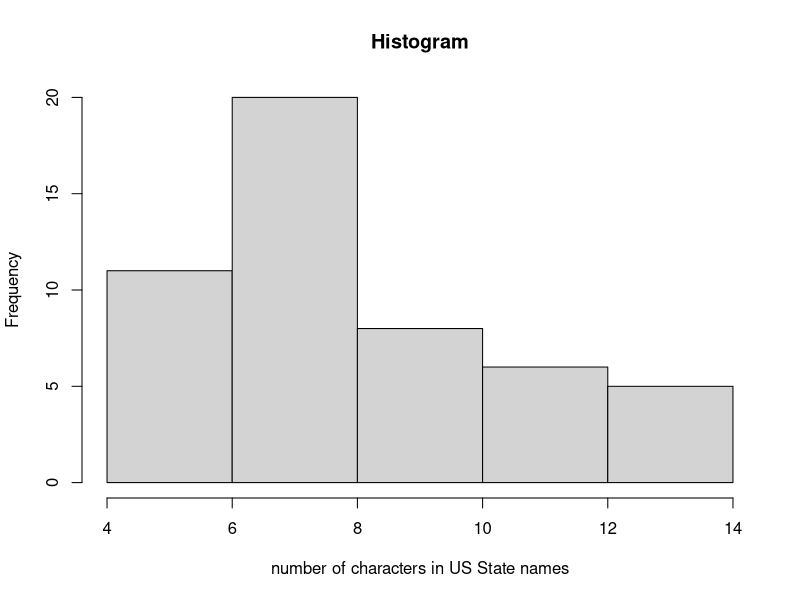
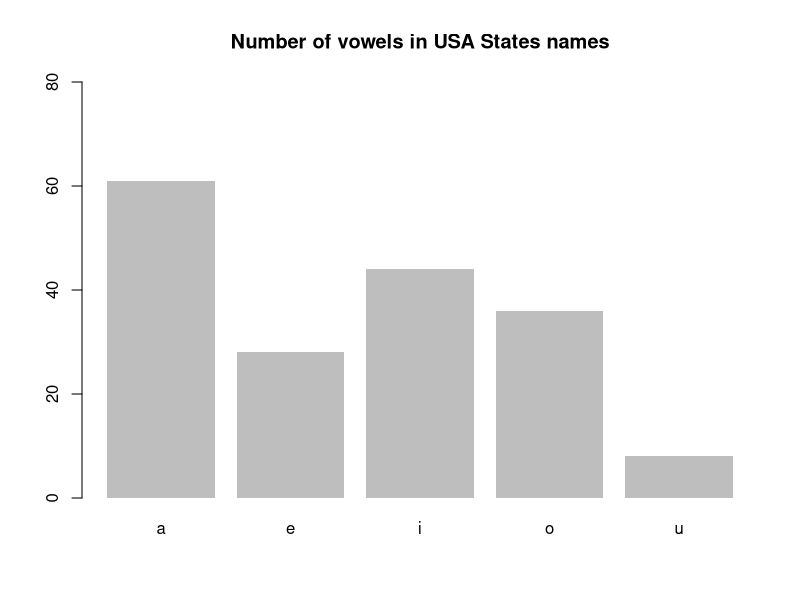

Write R code to recreate these figures, in order.
#text and string manipulation exercises
USArrests
head(USArrests)

#Abbreviating names of the states
states = rownames(USArrests)

#use substring
substr(x = states, start = 1, stop = 4)

#use abbreviate
states2 <- abbreviate(states)

#remove vector names and try w/ states2
names(states2) = NULL
states2
abbreviate(states, minlength = 5)

#size in characters of each name
state_chars = nchar(states)

#which state has the longest name?
states[which(state_chars == max(state_chars))]

#get states names with k
grep(pattern = "k", x = states, value = TRUE)

#get states names with 'w' or 'W', controls for capitalization
grep(pattern = "[wW]", x = states, value = TRUE)

#get states names with W, by converting the string to all upper-case
grep(pattern = "W", x = toupper(states), value = TRUE)

#get states names with w/
grep(pattern = "w", x = states, value = TRUE, ignore.case = TRUE)

#make histogram
hist(nchar(states), main = "Histogram",
     xlab = "number of characters in US State names")

#use regexpr to get number of times 
#that a searched pattern is found in a character vector
#get the occurance and position of the letter a in each state
positions_a = gregexpr(pattern = "a", text = states, ignore.case = TRUE)

#how many a's?
num_a = sapply(positions_a, function(x) ifelse(x[1] > 0, length(x), 0))
num_a

#get same result with stringr
library(stringr)
str_count(states, "a")

#total number of a's
str_count(tolower(states), "a")

#vector of vowels
vowels = c("a", "e", "i", "o", "u")

#vector for storing results
num_vowels = vector(mode = "integer", length = 5)

# calculate number of vowels in each name
for (j in seq_along(vowels)) {
  num_aux = str_count(tolower(states), vowels[j])
  num_vowels[j] = sum(num_aux)
}

#add vowel names
names(num_vowels) = vowels

# total number of vowels
num_vowels

#barplot
barplot(num_vowels, main = "Number of vowels in USA States names", 
        border = NA, ylim = c(0, 80))
